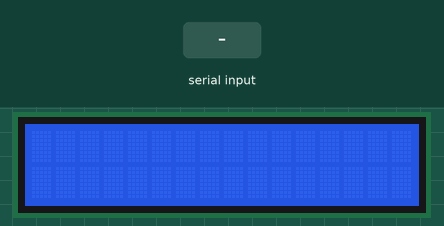
The sketch below on a simulated Arduino Uno, built with avr-gcc and run on an emulated ATmega328P. Parts: 16×2 character LCD. The inputs (shaded band) are chosen by the test bench.

Above: at 1.2 s.
1.3 s: "1\n" received over Serial
At 2.2 s:
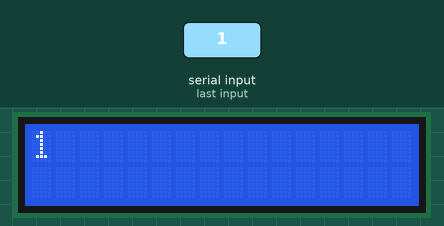
2.8 s: "0\n" received over Serial
At 6.6 s:
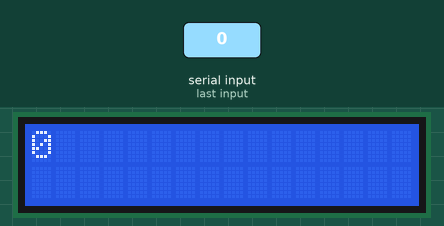
Timing chart, 0 to 8.1 s (numbered marks = the images above; inputs shaded):
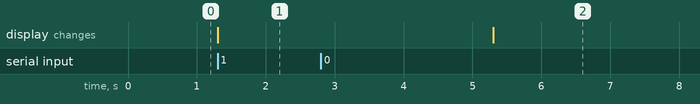

Measured:
- after the input at 1.3 s, the display: changes at once (image 1)
- after the input at 2.8 s, the display: changes after 2.5 s (image 2)

The sketch:

beee_project.ino
```cpp
#include <LiquidCrystal.h>

LiquidCrystal lcd(2,3,4,5,6,7);

char buffer[20];

int charsRead;

int val;

void setup(){

Serial.begin(9600);

lcd.begin(16, 2);

}

void loop(){

while(Serial.available() > 0){

charsRead = Serial.readBytesUntil('\n', buffer, sizeof(buffer) - 1);

buffer[charsRead] = '\0';

lcd.print(buffer);

delay(4000);

lcd.clear();

}

}
```
